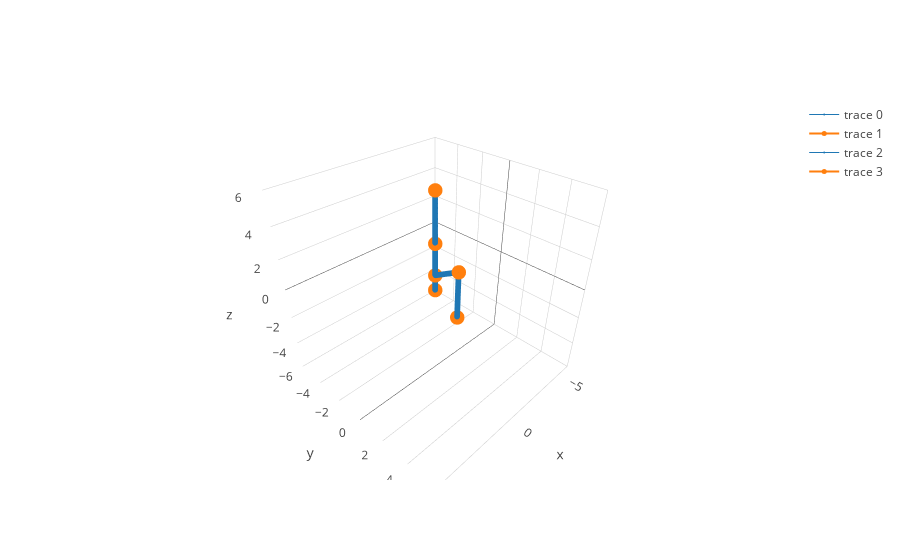

Notebook code cell kept with this figure:
### Markdown cell above
Forward Kinematics

### Code cell
thetalist = [pi/2, pi/3, 2*pi/3]

coordmat = kin.fwd(robot1,thetalist)
robotfinalpos1 = graphics.position(robot1, coordmat)

data = robotfinalpos1 + robotinitialpos
m = graphics.plot(data)
m.show()

### Figure 1 — Plotly figure (JSON) as saved in the notebook; plotly's stock layout.template omitted (floating-point values rounded to 4 significant figures; data arrays with more than 128 entries replaced by an {"elided": "..."} marker saying what was removed)
{"data": [{"line": {"color": "#1f77b4", "width": 1}, "marker": {"size": 2}, "type": "scatter3d", "uid": "19498105-b385-459d-9902-def86f492ce8", "x": {"elided": "150 float values"}, "y": {"elided": "150 float values"}, "z": {"elided": "150 float values"}}, {"line": {"color": "#ff7f0e", "width": 2}, "marker": {"size": 5}, "type": "scatter3d", "uid": "044cae49-3293-4526-9593-688857ac6770", "x": [0, 0, 1.061e-16, 1.061e-16], "y": [0, 0, 1.732, 1.732], "z": [0, 1, 2, -1.0]}, {"line": {"color": "#1f77b4", "width": 1}, "marker": {"size": 2}, "type": "scatter3d", "uid": "2e6bc312-cd54-49e6-8de9-65bc3f765ec6", "x": {"elided": "150 int values"}, "y": {"elided": "150 int values"}, "z": {"elided": "150 float values"}}, {"line": {"color": "#ff7f0e", "width": 2}, "marker": {"size": 5}, "type": "scatter3d", "uid": "f62c0837-d7df-4271-9444-d8d7dab47233", "x": [0, 0, 0, 0], "y": [0, 0, 0, 0], "z": [0, 1, 3, 6]}], "layout": {"scene": {"xaxis": {"range": [-6, 6]}, "yaxis": {"range": [-6, 6]}, "zaxis": {"range": [-6, 6]}}}}
